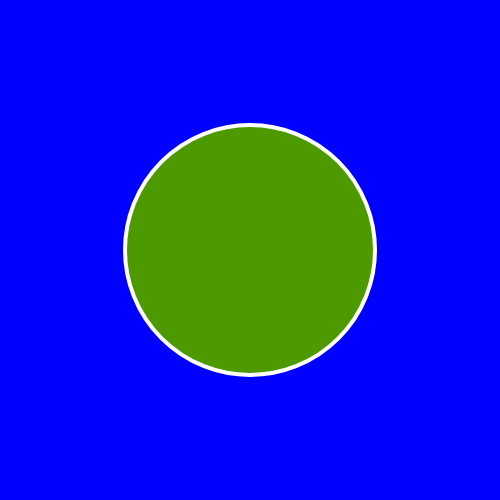
Frame 1 (no input)
Frame 60 (no input): identical to frame 1, image omitted
Frame 120 (the mouse pressed at the canvas centre since frame 60): identical to frame 1, image omitted

The p5.js sketch that drew this single still picture (run headless with seeded random() and noise() and a simulated clock; from frame 60 on, the mouse is pressed at the canvas centre):

// p5.js sketch
// ── sketch.js
function setup() {
  createCanvas(500, 500);
}

function draw() {
  background(0, 0, 255);
  
  let c = color(76, 153, 0);
  let d = color(255, 0, 0);
  
  stroke(255, 255, 255);
  strokeWeight(4);
  fill(c);
  circle(width / 2, height / 2, 250);
  
  stroke(255, 255, 255);
  strokeWeight(4);
  strokeWeight(4);
  fill(d);
  
  
  
}
